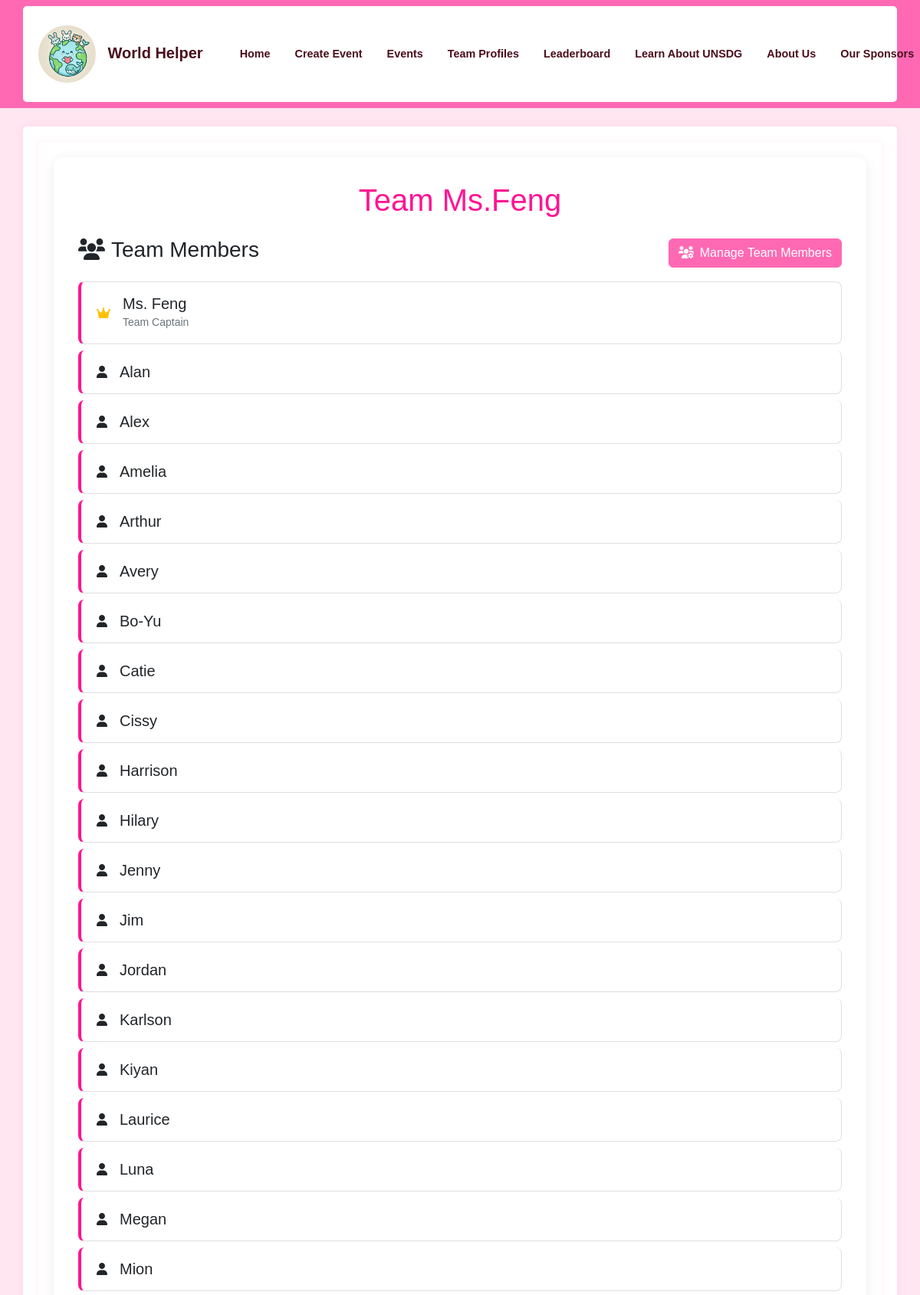
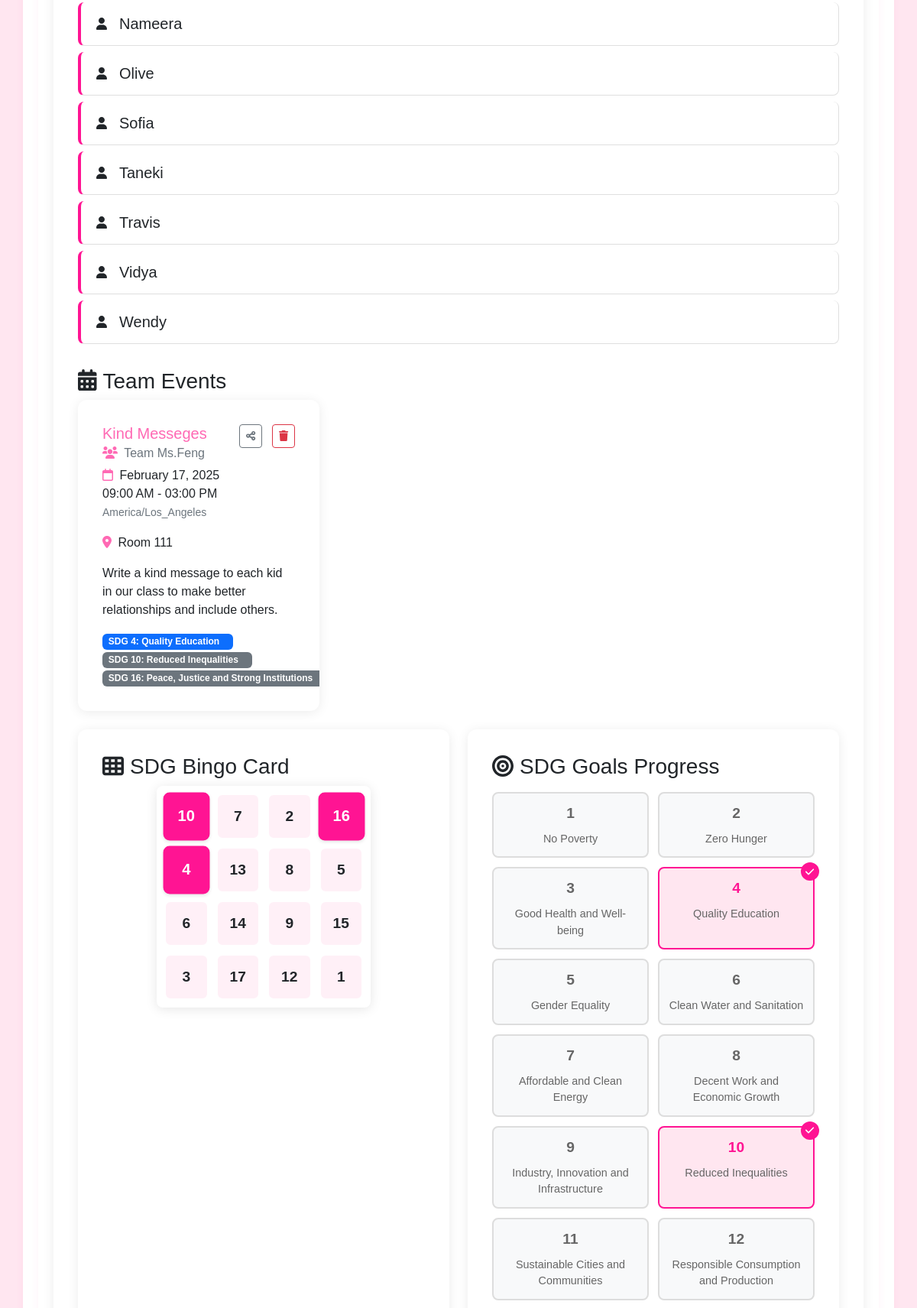
Page /team/2 (upper part) on the committed database (2 pictures, top to bottom).
### app/models.py (models this page shows, shortened)
class Team(db.Model):
    id = db.Column(db.Integer, primary_key=True)
    team_phrase = db.Column(db.String(100), nullable=False)
    name = db.Column(db.String(64), nullable=False)
    members = db.relationship('TeamMember', backref='team', lazy='dynamic',
                            cascade='all, delete-orphan')
    events = db.relationship('Event', backref='team', lazy='dynamic',
                           cascade='all, delete-orphan')
    bingo_card = db.relationship('BingoCard', backref='team', uselist=False,
                                cascade='all, delete-orphan')
    created_at = db.Column(db.DateTime, default=datetime.utcnow)

class TeamMember(db.Model):
    id = db.Column(db.Integer, primary_key=True)
    name = db.Column(db.String(64), nullable=False)
    team_id = db.Column(db.Integer, db.ForeignKey('team.id', ondelete='CASCADE'), nullable=False)
    is_captain = db.Column(db.Boolean, default=False)
    __table_args__ = (
        db.UniqueConstraint('team_id', 'name', name='unique_member_per_team'),
    )

class Event(db.Model):
    id = db.Column(db.Integer, primary_key=True)
    title = db.Column(db.String(100), nullable=False)
    description = db.Column(db.Text(1000))
    start_date = db.Column(db.DateTime, nullable=False)
    end_date = db.Column(db.DateTime, nullable=False)
    timezone = db.Column(db.String(50), nullable=False)
    location = db.Column(db.String(100))
    team_id = db.Column(db.Integer, db.ForeignKey('team.id', ondelete='CASCADE'), nullable=False)
    sdg_goals = db.Column(JSONType)
    created_at = db.Column(db.DateTime, default=datetime.utcnow)

### app/main/routes.py (the view)
@bp.route('/team/<int:team_id>')
def team(team_id):
    team = Team.query.get_or_404(team_id)
    events = team.events.order_by(Event.start_date.desc()).all()
    bingo_card = BingoCard.query.filter_by(team_id=team_id).first()
    team_sdg_goals = set()
    for event in events:
        if event.sdg_goals and 'goals' in event.sdg_goals:
            team_sdg_goals.update(event.sdg_goals['goals'])
    all_sdg_goals = [
        {
            'number': i,
            'description': SDG_DESCRIPTIONS[i],
            'achieved': i in team_sdg_goals
        } for i in range(1, 18)
    ]
    return render_template('team.html',
                         team=team,
                         events=events,
                         bingo_card=bingo_card,
                         sdg_descriptions=SDG_DESCRIPTIONS,
                         all_sdg_goals=all_sdg_goals)

### app/main/routes.py (called while the page is built)
@bp.context_processor
def utility_processor():
    return dict(SDG_DESCRIPTIONS=SDG_DESCRIPTIONS)

### app/models.py (called while the page is built)
    def process_result_value(self, value, dialect):
        if value is None:
            return None
        return json.loads(value)

### app/templates/team.html (shortened to what this page needs)
{% extends "base.html" %}
{% block content %}
<div class="container">
    <div class="card">
        <div class="card-body">
            <h1 class="card-title text-center mb-4">{{ team.name }}</h1>
            <div class="mb-4">
                <div class="d-flex justify-content-between align-items-center mb-3">
                    <h3><i class="fas fa-users me-2"></i>Team Members</h3>
                    <button class="btn btn-primary" data-bs-toggle="modal" data-bs-target="#teamManageModal">
                        <i class="fas fa-users-cog me-2"></i>Manage Team Members
                    </button>
                </div>
                <div class="list-group">
                    {% for member in team.members %}
                        {% if member.is_captain %}
                        <div class="list-group-item">
                            <div class="d-flex align-items-center">
                                <i class="fas fa-crown text-warning me-3"></i>
                                <div>
                                    <h5 class="mb-0">{{ member.name }}</h5>
                                    <small class="text-muted">Team Captain</small>
                                </div>
                            </div>
                        </div>
                        {% endif %}
                    {% endfor %}
                    {% for member in team.members %}
                        {% if not member.is_captain %}
                        <div class="list-group-item">
                            <div class="d-flex align-items-center">
                                <i class="fas fa-user me-3"></i>
                                <div>
                                    <h5 class="mb-0">{{ member.name }}</h5>
                                </div>
                            </div>
                        </div>
                        {% endif %}
                    {% endfor %}
                </div>
            </div>
            <div class="mb-4">
                <h3><i class="fas fa-calendar-alt me-2"></i>Team Events</h3>
                {% if events %}
                <div class="row row-cols-1 row-cols-md-2 row-cols-lg-3 g-4">
                    {% for event in events %}
                    <div class="col">
                        <div class="card h-100">
                            <div class="card-body">
                                <div class="d-flex justify-content-between align-items-start">
                                    <h5 class="card-title" style="color: #FF69B4;">{{ event.title }}</h5>
                                    <div>
                                        <button class="btn btn-outline-secondary btn-sm me-2"
                                                onclick="copyEventDetails(this)"
                                                data-event-id="{{ event.id }}"
                                                title="Copy event details">
                                            <i class="fas fa-share-alt"></i>
                                        </button>
                                        <button class="btn btn-outline-danger btn-sm"
                                                onclick="showDeleteEventModal('{{ event.id }}', '{{ event.title }}')">
                                            <i class="fas fa-trash"></i>
                                        </button>
                                    </div>
                                </div>
                                <h6 class="card-subtitle mb-2 text-muted">
                                    <i class="fas fa-users me-1" style="color: #FF69B4;"></i>
                                    {{ event.team.name }}
                                </h6>
                                <p class="card-text">
                                    <i class="far fa-calendar me-1" style="color: #FF69B4;"></i>
                                    {% if event.start_date.date() == event.end_date.date() %}
                                        {{ event.start_date.strftime('%B %d, %Y') }}<br>
                                        {{ event.start_date.strftime('%I:%M %p') }} - {{ event.end_date.strftime('%I:%M %p') }}
                                    {% else %}
                                        {{ event.start_date.strftime('%B %d, %Y %I:%M %p') }} -<br>
                                        {{ event.end_date.strftime('%B %d, %Y %I:%M %p') }}
                                    {% endif %}
                                    <br>
                                    <small class="text-muted">{{ event.timezone }}</small>
                                </p>
                                {% if event.location %}
                                <p class="card-text">
                                    <i class="fas fa-map-marker-alt me-1" style="color: #FF69B4;"></i>
                                    {{ event.location }}
                                </p>
                                {% endif %}
                                {% if event.description %}
                                <p class="card-text">{{ event.description }}</p>
                                {% endif %}
                                {% if event.sdg_goals %}
                                <div class="mt-2">
                                    {% for goal in event.sdg_goals.goals %}
                                    <span class="badge {% if goal == event.sdg_goals.primary %}bg-primary{% else %}bg-secondary{% endif %} me-1">
                                        SDG {{ goal }}: {{ sdg_descriptions[goal] }}
                                    </span>
                                    {% endfor %}
                                </div>
                                {% endif %}
                            </div>
                        </div>
                    </div>
                    {% endfor %}
                </div>
                {% else %}
                <p class="text-muted">No events created yet.</p>
                {% endif %}
            </div>
            <div class="row mb-4">
                <div class="col-md-6">
                    <div class="card h-100">
                        <div class="card-body">
                            <h3><i class="fas fa-th me-2"></i>SDG Bingo Card</h3>
                            {% if bingo_card %}
                                <div class="bingo-grid">
                                    {% for row in bingo_card.card_numbers %}
                                        <div class="bingo-row">
                                            {% for number in row %}
                                                <div class="bingo-cell {% if number and number in bingo_card.marked_numbers %}marked{% endif %}">
                                                    {% if number %}
                                                        {{ number }}
                                                    {% endif %}
                                                </div>
                                            {% endfor %}
                                        </div>
                                    {% endfor %}
                                </div>
                            {% else %}
                                <p class="text-muted">No bingo card available.</p>
                            {% endif %}
                        </div>
                    </div>
                </div>
                <div class="col-md-6">
                    <div class="card h-100">
                        <div class="card-body">
                            <h3><i class="fas fa-bullseye me-2"></i>SDG Goals Progress</h3>
                            <div class="sdg-goals-grid">
                                {% for goal in all_sdg_goals %}
                                <div class="sdg-goal-card {% if goal.achieved %}achieved{% endif %}">
                                    <div class="sdg-goal-number">{{ goal.number }}</div>
                                    <div class="sdg-goal-description">{{ goal.description }}</div>
                                    {% if goal.achieved %}
                                    <div class="sdg-goal-badge">
                                        <i class="fas fa-check"></i>
                                    </div>
                                    {% endif %}
                                </div>
                                {% endfor %}
                            </div>
                        </div>
                    </div>
                </div>
            </div>
        </div>
    </div>
</div>
{% endblock %}

### app/static/css/custom.css (style rules this page uses)
:root { --pink-primary: #FF1493; --pink-secondary: #FF69B4; --pink-light: #FFE6F0; --pink-border: #FFCCE6; --pink-hover: #FF1493; --pink-dark: #4a0e1c; }
body { font-family: 'Arial', sans-serif; background-color: var(--pink-light); }
.container { background-color: #ffffff; border-radius: 5px; padding: 20px; box-shadow: 0 0 10px rgba(255, 105, 180, 0.1); }
h1, .world-helper-title { color: var(--pink-primary); margin-bottom: 20px; }
.btn-primary { background-color: var(--pink-secondary); border-color: var(--pink-secondary); }
.badge { position: relative; padding-right: 1.5em; }
.bingo-grid { display: flex; flex-direction: column; gap: 10px; max-width: 400px; margin: 0 auto; }
.bingo-row { display: flex; gap: 10px; justify-content: center; }
.bingo-cell { width: 70px; height: 70px; border: 2px solid #ddd; border-radius: 8px; display: flex; align-items: center; justify-content: center; position: relative; background: #f8f9fa; transition: all 0.3s ease; font-weight: bold; font-size: 1.1rem; }
.bingo-cell.marked { background: var(--pink-light); border-color: var(--pink-primary); color: var(--pink-primary); }
.sdg-goals-grid { display: grid; grid-template-columns: repeat(auto-fill, minmax(140px, 1fr)); gap: 0.75rem; margin-top: 1rem; }
.sdg-goal-card { position: relative; padding: 0.75rem; border: 2px solid #ddd; border-radius: 8px; background: #f8f9fa; transition: all 0.3s ease; display: flex; flex-direction: column; align-items: center; text-align: center; font-size: 0.9rem; }
.sdg-goal-card.achieved { border-color: var(--pink-primary); background: var(--pink-light); }
.sdg-goal-number { font-size: 1.2rem; font-weight: bold; color: #666; margin-bottom: 0.5rem; }
.sdg-goal-card.achieved .sdg-goal-number { color: var(--pink-primary); }
.sdg-goal-description { font-size: 0.9rem; color: #666; }
.sdg-goal-badge { position: absolute; top: -8px; right: -8px; background: var(--pink-primary); color: white; width: 24px; height: 24px; border-radius: 50%; display: flex; align-items: center; justify-content: center; font-size: 0.8rem; }
.bingo-cell { width: 60px; height: 60px; font-size: 1.2rem; font-weight: bold; border: 2px solid #ddd; border-radius: 8px; transition: all 0.3s ease; }
.bingo-cell.marked { background: var(--pink-light); border-color: var(--pink-primary); color: var(--pink-primary); transform: scale(1.05); box-shadow: 0 2px 4px rgba(0, 0, 0, 0.1); }
.list-group-item { padding: 1rem 1.25rem; border-left: 4px solid var(--pink-primary); margin-bottom: 0.5rem; border-radius: 8px !important; transition: all 0.3s ease; }
.card { border: 2px solid var(--pink-border); border-radius: 12px; box-shadow: 0 4px 6px rgba(0, 0, 0, 0.1); overflow: hidden; }
.card-body { padding: 2rem; }
.card { border: none; box-shadow: 0 2px 15px rgba(0,0,0,0.08); transition: transform 0.2s ease; }
.bingo-grid { max-width: 280px; margin: 0 auto; background: white; padding: 10px; border-radius: 8px; box-shadow: 0 2px 15px rgba(0,0,0,0.1); }
.bingo-cell { background: rgba(255,105,180,0.1); border: 2px solid white; transition: all 0.3s ease; }
.bingo-cell.marked { background: var(--pink-primary); color: white; }

### app/templates/team.html (style rules this page uses)
body { overflow-y: scroll !important; padding-right: 0 !important; }

### rows in the picture
Team: name "Team Ms.Feng"
TeamMember: name "Ms. Feng"
TeamMember: name "Alan"
TeamMember: name "Alex"
TeamMember: name "Amelia"
TeamMember: name "Arthur"
TeamMember: name "Avery"
TeamMember: name "Bo-Yu"
TeamMember: name "Catie"
TeamMember: name "Cissy"
TeamMember: name "Harrison"
TeamMember: name "Hilary"
TeamMember: name "Jenny"
TeamMember: name "Jim"
TeamMember: name "Jordan"
TeamMember: name "Karlson"
TeamMember: name "Kiyan"
TeamMember: name "Laurice"
TeamMember: name "Luna"
TeamMember: name "Megan"
TeamMember: name "Mion"
TeamMember: name "Nameera"
TeamMember: name "Olive"
TeamMember: name "Sofia"
TeamMember: name "Taneki"
TeamMember: name "Travis"
TeamMember: name "Vidya"
TeamMember: name "Wendy"
Event: title "Kind Messeges", team.name "Team Ms.Feng", start_date "February 17, 2025", start_date "09:00 AM", end_date "03:00 PM", timezone "America/Los_Angeles", location "Room 111", description "Write a kind message to each kid in our class to make better relationships and include others.", goals "4" "10" "16", sdg_descriptions "Quality Education" "Reduced Inequalities" "Peace, Justice and Strong Institutions"

### other values in the picture
{{ number }} "10" "7" "2" "16" "4" "13" "8" "5" "6" "14" "9" "15" "3" "17" "12" "1"
{{ goal.number }} "1" "2" "3" "4" "5" "6" "7" "8" "9" "10" "11" "12"
{{ goal.description }} "No Poverty" "Zero Hunger" "Good Health and Well-being" "Quality Education" "Gender Equality" "Clean Water and Sanitation" "Affordable and Clean Energy" "Decent Work and Economic Growth" "Industry, Innovation and Infrastructure" "Reduced Inequalities" "Sustainable Cities and Communities" "Responsible Consumption and Production"
